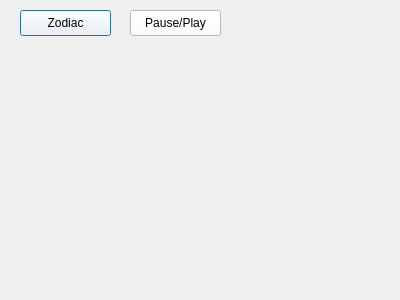
<?xml version="1.0" encoding="UTF-8"?>
<ui version="4.0">
 <class>Dialog</class>
 <widget class="QDialog" name="Dialog">
  <property name="geometry">
   <rect>
    <x>0</x>
    <y>0</y>
    <width>400</width>
    <height>300</height>
   </rect>
  </property>
  <property name="windowTitle">
   <string>Dialog</string>
  </property>
  <widget class="QLabel" name="label">
   <property name="geometry">
    <rect>
     <x>360</x>
     <y>270</y>
     <width>341</width>
     <height>581</height>
    </rect>
   </property>
   <property name="styleSheet">
    <string notr="true">background-color: rgba(255, 255, 255, 0);
color: white;</string>
   </property>
   <property name="text">
    <string>TextLabel</string>
   </property>
  </widget>
  <widget class="QPushButton" name="pushButton">
   <property name="geometry">
    <rect>
     <x>20</x>
     <y>10</y>
     <width>91</width>
     <height>26</height>
    </rect>
   </property>
   <property name="styleSheet">
    <string notr="true">background-color: white</string>
   </property>
   <property name="text">
    <string>Zodiac</string>
   </property>
  </widget>
  <widget class="QPushButton" name="pushButton_2">
   <property name="geometry">
    <rect>
     <x>130</x>
     <y>10</y>
     <width>91</width>
     <height>26</height>
    </rect>
   </property>
   <property name="styleSheet">
    <string notr="true">background-color: white;</string>
   </property>
   <property name="text">
    <string>Pause/Play</string>
   </property>
  </widget>
 </widget>
 <layoutdefault spacing="6" margin="11"/>
 <resources/>
 <connections/>
</ui>
